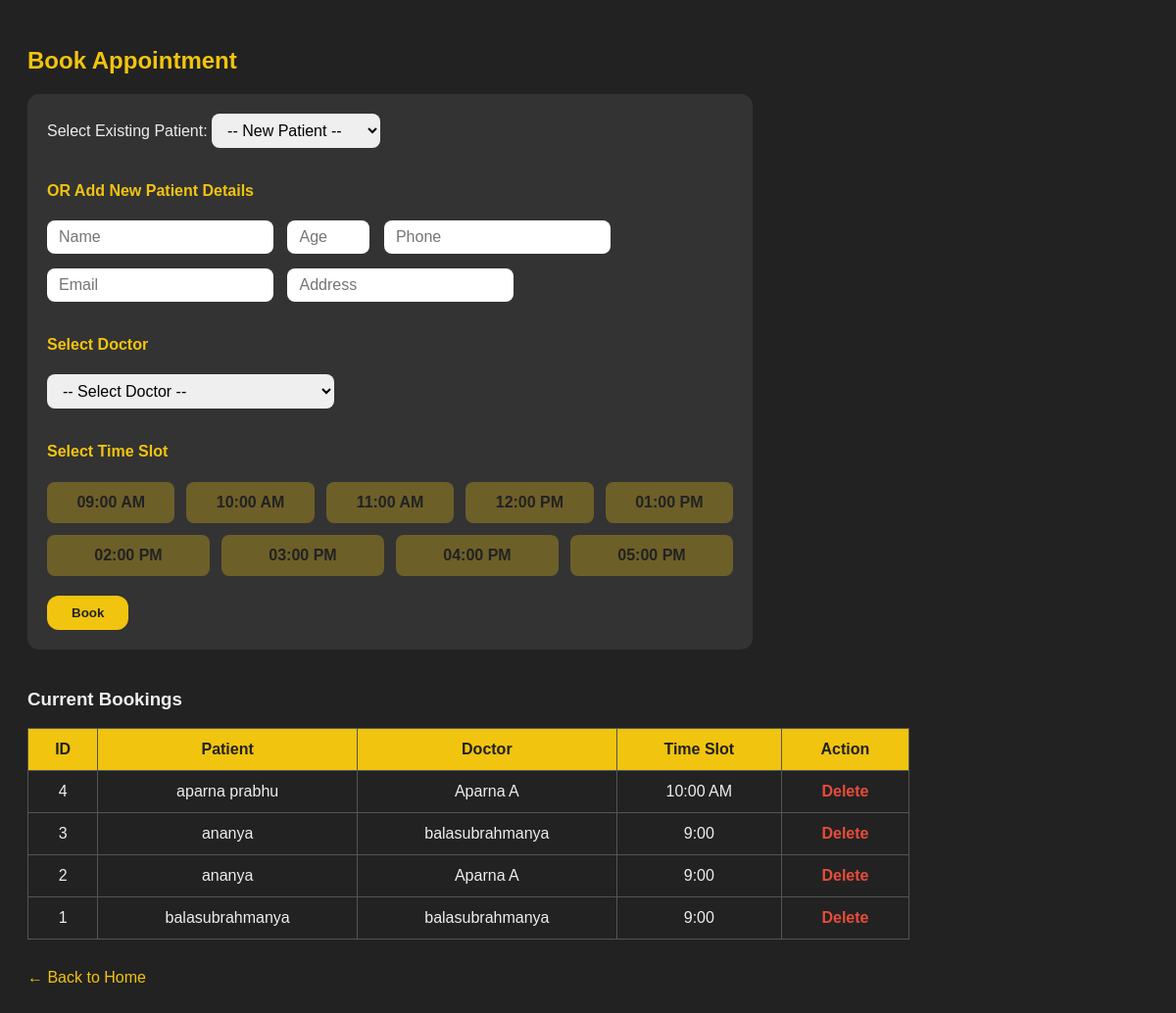
Screenshot of /book with the database file from the repository.
### tables this page shows
CREATE TABLE bookings (
            id INTEGER PRIMARY KEY AUTOINCREMENT,
            patient_id INTEGER,
            doctor_id INTEGER,
            time_slot TEXT NOT NULL,
            FOREIGN KEY(patient_id) REFERENCES patients(id),
            FOREIGN KEY(doctor_id) REFERENCES doctors(id)
        );

CREATE TABLE patients (
            id INTEGER PRIMARY KEY AUTOINCREMENT,
            name TEXT NOT NULL,
            age INTEGER NOT NULL,
            phone TEXT,
            email TEXT,
            address TEXT
        );

CREATE TABLE doctors (
            id INTEGER PRIMARY KEY AUTOINCREMENT,
            name TEXT NOT NULL,
            specialization TEXT NOT NULL,
            beds_available INTEGER NOT NULL DEFAULT 0
        );

### app.py (the view, shortened to what this page needs)
@app.route('/book', methods=['GET', 'POST'])
def book():
    with get_db_connection() as conn:
        doctors = conn.execute("SELECT * FROM doctors").fetchall()
        patients = conn.execute("SELECT id, name FROM patients").fetchall()
        bookings = conn.execute('''
            SELECT bookings.id, patients.name AS patient_name, doctors.name AS doctor_name, bookings.time_slot
            FROM bookings
            JOIN patients ON bookings.patient_id = patients.id
            JOIN doctors ON bookings.doctor_id = doctors.id
            ORDER BY bookings.id DESC
        ''').fetchall()
    return render_template('book.html', doctors=doctors, patients=patients, bookings=bookings)

### app.py (called while the page is built)
def get_db_connection():
    conn = sqlite3.connect(DB)
    conn.row_factory = sqlite3.Row
    return conn

### templates/book.html (shortened to what this page needs)
<!DOCTYPE html>
<html lang="en">
<head>
</head>
<body>
  <h2>Book Appointment</h2>
  <form method="POST">
    <label for="existing_patient">Select Existing Patient:</label>
    <select name="existing_patient" id="existing_patient">
      <option value="">-- New Patient --</option>
    </select>
    <h4 style="margin-top:20px; color:#f1c40f;">OR Add New Patient Details</h4>
    <input type="text" name="name" placeholder="Name" />
    <input type="number" name="age" placeholder="Age" min="1" />
    <input type="text" name="phone" placeholder="Phone" />
    <input type="email" name="email" placeholder="Email" />
    <input type="text" name="address" placeholder="Address" />
    <h4 style="margin-top:20px; color:#f1c40f;">Select Doctor</h4>
    <select name="doctor_id" required>
      <option value="">-- Select Doctor --</option>
    </select>
    <h4 style="margin-top:20px; color:#f1c40f;">Select Time Slot</h4>
    <div class="time-slots">
      <div class="time-slot-btn" data-time="09:00 AM">09:00 AM</div>
      <div class="time-slot-btn" data-time="10:00 AM">10:00 AM</div>
      <div class="time-slot-btn" data-time="11:00 AM">11:00 AM</div>
      <div class="time-slot-btn" data-time="12:00 PM">12:00 PM</div>
      <div class="time-slot-btn" data-time="01:00 PM">01:00 PM</div>
      <div class="time-slot-btn" data-time="02:00 PM">02:00 PM</div>
      <div class="time-slot-btn" data-time="03:00 PM">03:00 PM</div>
      <div class="time-slot-btn" data-time="04:00 PM">04:00 PM</div>
      <div class="time-slot-btn" data-time="05:00 PM">05:00 PM</div>
    </div>
    <button type="submit">Book</button>
  </form>
  <h3>Current Bookings</h3>
  <table>
    <tr>
      <th>ID</th>
      <th>Patient</th>
      <th>Doctor</th>
      <th>Time Slot</th>
      <th>Action</th>
    </tr>
    {% for b in bookings %}
    <tr>
      <td>{{ b[0] }}</td>
      <td>{{ b[1] }}</td>
      <td>{{ b[2] }}</td>
      <td>{{ b[3] }}</td>
      <td><a class="delete-link" href="/delete_booking/{{ b[0] }}" onclick="return confirm('Delete this booking?');">Delete</a></td>
    </tr>
    {% endfor %}
  </table>
  <p style="margin-top:30px;"><a href="/" style="color:#f1c40f; text-decoration:none;">&larr; Back to Home</a></p>
</body>
</html>

### templates/book.html (style rules this page uses)
body { font-family: Arial, sans-serif; padding: 20px; background: #222; color: #eee; }
h2 { color: #f1c40f; }
form { background: #333; padding: 20px; border-radius: 12px; max-width: 700px; margin-bottom: 40px; }
input, select { padding: 8px 12px; margin-right: 10px; margin-bottom: 15px; border-radius: 8px; border: none; font-size: 1rem; }
input[type=number] { width: 60px; }
button { background-color: #f1c40f; border: none; padding: 10px 25px; border-radius: 12px; font-weight: 700; cursor: pointer; color: #222; transition: background-color 0.3s ease; }
table { width: 100%; border-collapse: collapse; max-width: 900px; }
th, td { padding: 12px; border: 1px solid #555; text-align: center; }
th { background: #f1c40f; color: #222; }
a.delete-link { color: #e74c3c; font-weight: 700; text-decoration: none; }
.time-slots { display: flex; flex-wrap: wrap; gap: 12px; margin-bottom: 20px; }
.time-slot-btn { background: rgba(241, 196, 15, 0.3); color: #222; padding: 10px 18px; border-radius: 8px; border: 2px solid transparent; cursor: pointer; user-select: none; font-weight: 600; transition: background-color 0.25s ease, border-color 0.25s ease; flex: 1 1 80px; text-align: center; }

### rows the page displays
bookings: id "4", name "aparna prabhu", name "Aparna A", time_slot "10:00 AM"
bookings: id "3", name "ananya", name "balasubrahmanya", time_slot "9:00"
bookings: id "2", name "ananya", name "Aparna A", time_slot "9:00"
bookings: id "1", name "balasubrahmanya", time_slot "9:00"
